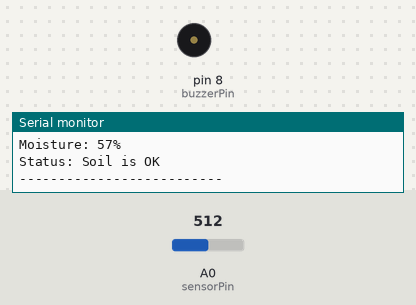
This sketch was run on a simulated Arduino Uno, built with avr-gcc and run on an emulated ATmega328P. Parts: buzzer (waves = sounding, pin HIGH), the last lines printed to the serial monitor. Inputs (shaded band) come from the test bench; at power-on: A0 (sensorPin) = 512.

Above: at 2.8 s.
2.9 s: A0 (sensorPin) set to 638
5.6 s: A0 (sensorPin) set to 668
At 7.1 s:
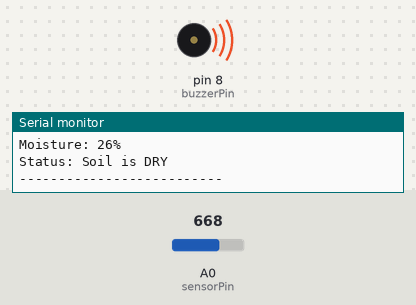
8.3 s: A0 (sensorPin) set to 511
At 11.2 s:
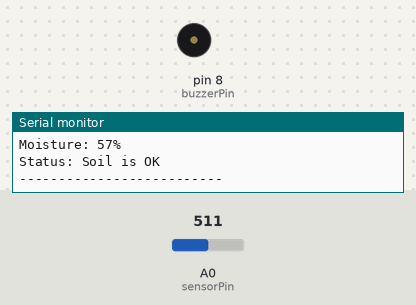
11.5 s: A0 (sensorPin) set to 716
At 13.0 s:
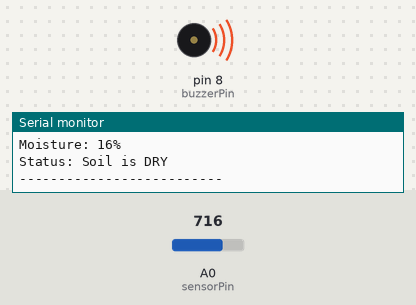
Timing chart, 0 to 14.5 s (numbered marks = the images above; inputs shaded):
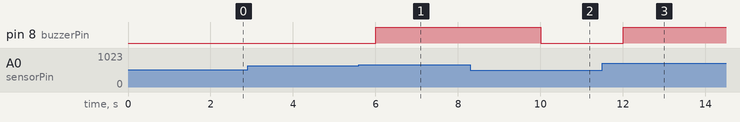

The sketch:

soil-moisture.ino
```cpp
// Define the analog pin connected to the soil moisture sensor
const int sensorPin = A0;

// Define the digital pin connected to the buzzer
const int buzzerPin = 8;

// Variable to store raw sensor reading
int sensorValue = 0;

// Variable to store calculated soil moisture percentage
int moisturePercent = 0;

void setup() {
  // Start serial communication at 9600 bps (bits per second)
  // This allows us to print data to the Serial Monitor
  Serial.begin(9600);

  // Set the buzzer pin as an output
  pinMode(buzzerPin, OUTPUT);
}

void loop() {
  // Read the analog value from the soil moisture sensor
  sensorValue = analogRead(sensorPin);

  // Convert the raw sensor value (approx. range 300–800) to a percentage (0–100)
  // 800 = dry soil, 300 = wet soil (you may need to calibrate these values for your specific sensor)
  moisturePercent = map(sensorValue, 800, 300, 0, 100);

  // Ensure the moisture percentage stays within 0–100% bounds
  moisturePercent = constrain(moisturePercent, 0, 100);

  // Print the moisture percentage to the Serial Monitor
  Serial.print("Moisture: ");
  Serial.print(moisturePercent);
  Serial.println("%");

  // Check if the soil moisture is below 30%
  if (moisturePercent < 30) {
    // If the soil is too dry, alert using the buzzer
    Serial.println("Status: Soil is DRY");
    digitalWrite(buzzerPin, HIGH);  // Turn on the buzzer
  } else {
    // If the soil is adequately moist
    Serial.println("Status: Soil is OK");
    digitalWrite(buzzerPin, LOW);   // Turn off the buzzer
  }

  // Print a separator line for readability in Serial Monitor
  Serial.println("--------------------------");

  // Wait for 2 seconds before taking another reading
  delay(2000);
}
```

Measured:
- the behaviour switches between 650 and 651 on A0 (sensorPin) (found by bisection; images 0 and 1)
- after the input at 5.6 s, pin 8 (buzzerPin): LOW → HIGH after 0.40 s
- after the input at 8.3 s, pin 8 (buzzerPin): HIGH → LOW after 1.7 s
- after the input at 11.5 s, pin 8 (buzzerPin): LOW → HIGH after 0.51 s
